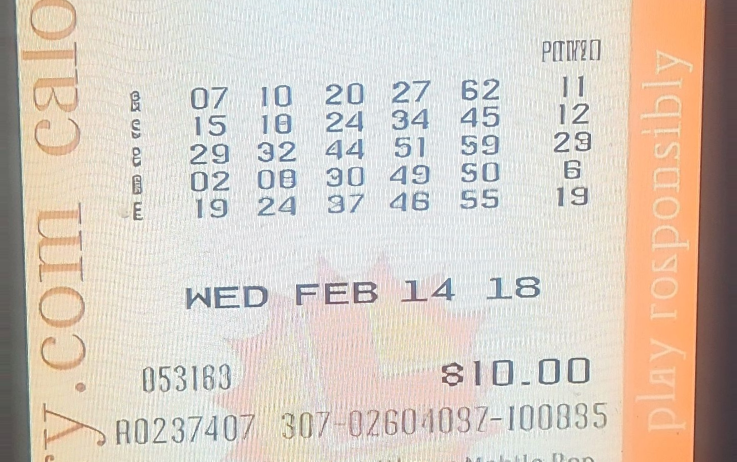
#> input picture docs/geo_seg_outputs/diag_sample1_geo_seg/geo/ticket_for_row_sign.png, 1474 x 923 px (shown at 1/2 size)
$ python geo_preprocess_pipeline.py --input ../docs/geo_seg_outputs/diag_sample1_geo_seg/geo/ticket_for_row_sign.png
#> lines starting #> are read from the running program, lines starting #| are printed output that depends on the picture; after the words box and inside, x2 and y2 are one past the last pixel; in counts of white or black regions, pixels touching at a corner belong together
### tools/ticket_geometry.py
"""
Geometric normalization for lottery ticket images (OpenCV).

Designed to run **before** row_sign / segmentation / OCR. Each step is optional and
callable independently. Does not invoke any OCR engine.

Typical order:
  1. deskew_global_*  → 2. flatten_perspective  → 3. crop_play_roi
  After row segmentation: 4. deskew_row_image
  Optional binarization helpers for projection/segmentation: binarize_*
  After char segmentation: normalize_char_cell
"""
from __future__ import annotations

import math
import re
from dataclasses import dataclass
from pathlib import Path
from typing import Literal

import cv2
import numpy as np


# --- Config -----------------------------------------------------------------


@dataclass
class GeoPipelineConfig:
    """Toggle and tune each geometry stage."""

    deskew: bool = True
    deskew_method: Literal["hough", "minrect"] = "hough"
    """hough: dominant angle from Hough lines; minrect: angle from largest ink contour."""

    perspective: bool = True
    perspective_canny_low: int = 50
    perspective_canny_high: int = 150
    approx_epsilon_frac: float = 0.02

    roi_crop: bool = True
    roi_remove_top_frac: float = 0.25
    """Fraction of height to crop from the top (header/logo)."""
    roi_remove_bottom_frac: float = 0.20
    """Fraction of height to crop from the bottom (barcode/footer)."""

    binarize_mode: Literal["none", "otsu", "otsu_after_clahe", "adaptive_gaussian", "adaptive_mean"] = (
        "otsu_after_clahe"
    )
    """For segmentation / projection; keep `none` to pass grayscale through."""

    char_normalize_size: int = 64
    """Default side length for normalize_char_cell."""


# --- Step 1: Global deskew --------------------------------------------------


def deskew_global_hough(
    bgr: np.ndarray,
    *,
    canny_low: int = 50,
    canny_high: int = 150,
    hough_threshold: int = 80,
    min_line_length: int = max(30, 1),
    max_line_gap: int = 10,
    min_abs_angle_deg: float = 0.25,
    max_abs_angle_deg: float = 45.0,
) -> tuple[np.ndarray, float]:
    """
    Estimate skew from near-horizontal Hough line segments; rotate so rows are horizontal.
    Returns (rotated_bgr, angle_deg applied, counter-clockwise positive in OpenCV convention).
    """
    gray = cv2.cvtColor(bgr, cv2.COLOR_BGR2GRAY)
    blur = cv2.GaussianBlur(gray, (3, 3), 0)
    edges = cv2.Canny(blur, canny_low, canny_high)
    h, w = edges.shape[:2]
    min_line_length = max(min_line_length, int(min(h, w) * 0.08))
    lines = cv2.HoughLinesP(
        edges,
        rho=1,
        theta=np.pi / 180,
        threshold=hough_threshold,
        minLineLength=min_line_length,
        maxLineGap=max_line_gap,
    )
    angles: list[float] = []
    if lines is not None:
        for ln in lines:
            x1, y1, x2, y2 = ln[0]
            t = math.degrees(math.atan2(float(y2 - y1), float(x2 - x1)))
            if abs(t) > max_abs_angle_deg:
                continue
            # Near-horizontal: map angles to [-45, 45]
            if t > 45:
                t -= 180
            elif t < -45:
                t += 180
            if abs(t) <= max_abs_angle_deg:
                angles.append(t)
    if not angles:
        return bgr.copy(), 0.0
    angle = float(np.median(np.array(angles, dtype=np.float64)))
    if abs(angle) < min_abs_angle_deg:
        return bgr.copy(), 0.0
    return _rotate_bound(bgr, -angle), angle


# [23 lines left out: function deskew_global_minrect, not called in this run]


def deskew_global_auto(
    bgr: np.ndarray,
    method: Literal["hough", "minrect"] = "hough",
) -> tuple[np.ndarray, float]:
    if method == "minrect":
        return deskew_global_minrect(bgr)
    return deskew_global_hough(bgr)


def _rotate_bound(image: np.ndarray, angle_deg: float) -> np.ndarray:
    h, w = image.shape[:2]
    center = (w / 2.0, h / 2.0)
    m = cv2.getRotationMatrix2D(center, angle_deg, 1.0)
    cos = abs(m[0, 0])
    sin = abs(m[0, 1])
    nw = int((h * sin) + (w * cos))
    nh = int((h * cos) + (w * sin))
    m[0, 2] += (nw / 2) - center[0]
    m[1, 2] += (nh / 2) - center[1]
    return cv2.warpAffine(
        image,
        m,
        (nw, nh),
        flags=cv2.INTER_LINEAR,
        borderMode=cv2.BORDER_REPLICATE,
    )


# --- Step 2: Perspective flatten --------------------------------------------


# [9 lines left out: function _order_quad_pts, not called in this run]


def flatten_perspective(
    bgr: np.ndarray,
    *,
    canny_low: int = 50,
    canny_high: int = 150,
    approx_epsilon_frac: float = 0.02,
    min_quad_area_frac: float = 0.15,
) -> tuple[np.ndarray, bool]:
    """
    Find largest quadrilateral contour and warp to top-down view.
    Returns (warped_bgr, success). On failure returns (copy of input, False).
    """
    h0, w0 = bgr.shape[:2]
    gray = cv2.cvtColor(bgr, cv2.COLOR_BGR2GRAY)
    blur = cv2.GaussianBlur(gray, (5, 5), 0)
    edged = cv2.Canny(blur, canny_low, canny_high)
    cnts, _ = cv2.findContours(edged, cv2.RETR_EXTERNAL, cv2.CHAIN_APPROX_SIMPLE)
    if not cnts:
        return bgr.copy(), False
    cnts = sorted(cnts, key=cv2.contourArea, reverse=True)
    quad: np.ndarray | None = None
    min_area = min_quad_area_frac * float(w0 * h0)
    for c in cnts[:12]:
        if cv2.contourArea(c) < min_area:
            continue
        peri = cv2.arcLength(c, True)
        eps = approx_epsilon_frac * peri
        approx = cv2.approxPolyDP(c, eps, True)
        if len(approx) == 4:
            quad = approx.reshape(4, 2).astype(np.float32)
            break
    if quad is None:
        return bgr.copy(), False

    rect = _order_quad_pts(quad)
    (tl, tr, br, bl) = rect
    width_a = float(np.linalg.norm(br - bl))
    width_b = float(np.linalg.norm(tr - tl))
    max_w = int(max(width_a, width_b))
    height_a = float(np.linalg.norm(tr - br))
    height_b = float(np.linalg.norm(tl - bl))
    max_h = int(max(height_a, height_b))
    max_w = max(max_w, 1)
    max_h = max(max_h, 1)

    dst = np.array(
        [[0, 0], [max_w - 1, 0], [max_w - 1, max_h - 1], [0, max_h - 1]],
        dtype=np.float32,
    )
    m = cv2.getPerspectiveTransform(rect, dst)
    warped = cv2.warpPerspective(bgr, m, (max_w, max_h), flags=cv2.INTER_LINEAR, borderMode=cv2.BORDER_REPLICATE)
    return warped, True


# --- Step 3: ROI crop -------------------------------------------------------


def crop_play_roi(
    bgr: np.ndarray,
    *,
    remove_top_frac: float = 0.25,
    remove_bottom_frac: float = 0.20,
) -> tuple[np.ndarray, tuple[int, int, int, int]]:
    """
    Keep middle band; remove top/bottom fractions (configurable).
    Returns (cropped_bgr, (x, y, w, h)) in original image coords.
    """
    h, w = bgr.shape[:2]
    rt = max(0.0, min(0.49, float(remove_top_frac)))
    rb = max(0.0, min(0.49, float(remove_bottom_frac)))
    y0 = int(round(h * rt))
    y1 = int(round(h * (1.0 - rb)))
    if y1 <= y0 + 8:
        return bgr.copy(), (0, 0, w, h)
    crop = bgr[y0:y1, 0:w]
    return crop, (0, y0, w, y1 - y0)


# --- Step 4: Row-level deskew -----------------------------------------------


# [24 lines left out: function deskew_row_image, not called in this run]


# --- Step 5: Binarization (for segmentation / projection, not forced OCR) ---


def enhance_local_contrast_clahe(gray: np.ndarray, clip_limit: float = 2.0, tile: int = 8) -> np.ndarray:
    clahe = cv2.createCLAHE(clipLimit=clip_limit, tileGridSize=(tile, tile))
    return clahe.apply(gray)


def binarize_otsu(gray: np.ndarray) -> np.ndarray:
    _, bw = cv2.threshold(gray, 0, 255, cv2.THRESH_BINARY + cv2.THRESH_OTSU)
    return bw


def binarize_otsu_after_clahe(gray: np.ndarray) -> np.ndarray:
    g = enhance_local_contrast_clahe(gray)
    return binarize_otsu(g)


def binarize_adaptive_gaussian(gray: np.ndarray, block_size: int = 31, c: int = 5) -> np.ndarray:
    bs = block_size if block_size % 2 == 1 else block_size + 1
    return cv2.adaptiveThreshold(gray, 255, cv2.ADAPTIVE_THRESH_GAUSSIAN_C, cv2.THRESH_BINARY, bs, c)


def binarize_adaptive_mean(gray: np.ndarray, block_size: int = 31, c: int = 5) -> np.ndarray:
    bs = block_size if block_size % 2 == 1 else block_size + 1
    return cv2.adaptiveThreshold(gray, 255, cv2.ADAPTIVE_THRESH_MEAN_C, cv2.THRESH_BINARY, bs, c)


# [63 lines left out: functions binarize_for_pipeline, normalize_char_cell, run_geometry_before_row_sign, not called in this run]


def run_geometry_with_intermediates(
    bgr: np.ndarray,
    config: GeoPipelineConfig | None = None,
) -> tuple[np.ndarray, np.ndarray, np.ndarray, dict]:
    """
    Same as run_geometry_before_row_sign but also returns intermediate images for debug:
    (step1_after_deskew, step2_after_perspective, step3_final, meta).

    If a stage is disabled, the corresponding intermediate equals the previous stage output.
    If perspective fails to find a quad, step2 falls back to step1 (unchanged geometry).
    """
    cfg = config or GeoPipelineConfig()
    meta: dict = {
        "deskew_angle": 0.0,
        "perspective_applied": False,
        "roi_box": None,
        "deskew_enabled": cfg.deskew,
        "perspective_enabled": cfg.perspective,
        "roi_enabled": cfg.roi_crop,
    }

    step1 = bgr.copy()
    if cfg.deskew:
        step1, ang = deskew_global_auto(step1, cfg.deskew_method)
        meta["deskew_angle"] = ang

    step2 = step1.copy()
    if cfg.perspective:
        warped, ok = flatten_perspective(
            step1,
            canny_low=cfg.perspective_canny_low,
            canny_high=cfg.perspective_canny_high,
            approx_epsilon_frac=cfg.approx_epsilon_frac,
        )
        meta["perspective_applied"] = ok
        if ok:
            step2 = warped

    step3 = step2.copy()
    if cfg.roi_crop:
        step3, box = crop_play_roi(
            step2,
            remove_top_frac=cfg.roi_remove_top_frac,
            remove_bottom_frac=cfg.roi_remove_bottom_frac,
        )
        meta["roi_box"] = box

    return step1, step2, step3, meta


# [30 lines left out: function deskew_segmented_row_files, not called in this run]

### tools/geo_preprocess_pipeline.py
"""
CLI: geometric normalization before row_sign / segmentation.

Writes mandatory debug images:
  step1_rotated.png
  step2_flattened.png
  step3_roi.png
  rows/row_XX_rotated.png   (when --rows-dir is set)

Does not call EasyOCR, PaddleOCR, or ML Kit.

Example:
  python tools/geo_preprocess_pipeline.py --input ticket.jpg --out-dir ./geo_debug
  python tools/geo_preprocess_pipeline.py --input ticket.jpg --out-dir ./geo_debug --no-perspective
  python tools/geo_preprocess_pipeline.py --rows-dir ./rows_in --out-dir ./geo_debug
  python tools/geo_preprocess_pipeline.py --input ticket.jpg --rows-dir ./rows_in --out-dir ./geo_debug
"""
from __future__ import annotations

import argparse
import json
import sys
from pathlib import Path

import cv2
import numpy as np

from ticket_geometry import (
    GeoPipelineConfig,
    binarize_for_pipeline,
    deskew_segmented_row_files,
    run_geometry_with_intermediates,
)


def _load_bgr(path: Path) -> np.ndarray:
    raw = np.fromfile(str(path), dtype=np.uint8)
    im = cv2.imdecode(raw, cv2.IMREAD_COLOR)
    if im is None:
        raise FileNotFoundError(path)
    return im


def main() -> int:
    ap = argparse.ArgumentParser(description="Ticket geometry: deskew, perspective, ROI, row deskew.")
    ap.add_argument(
        "--input",
        type=Path,
        help="Input ticket image (use with --out-dir for steps 1–3).",
    )
    ap.add_argument(
        "--out-dir",
        type=Path,
        default=Path("geo_debug"),
        help="Output directory for debug images and geo_meta.json.",
    )
    ap.add_argument("--no-deskew", action="store_true", help="Disable global deskew (step 1).")
    ap.add_argument("--no-perspective", action="store_true", help="Disable perspective flatten (step 2).")
    ap.add_argument("--no-roi", action="store_true", help="Disable ROI crop (step 3).")
    ap.add_argument(
        "--deskew-method",
        choices=("hough", "minrect"),
        default="hough",
        help="Global deskew method.",
    )
    ap.add_argument(
        "--roi-top",
        type=float,
        default=0.25,
        metavar="FRAC",
        help="Remove this fraction from top (default 0.25).",
    )
    ap.add_argument(
        "--roi-bottom",
        type=float,
        default=0.20,
        metavar="FRAC",
        help="Remove this fraction from bottom (default 0.20).",
    )
    ap.add_argument(
        "--rows-dir",
        type=Path,
        help="Folder with segmented row PNGs; writes rows/row_XX_rotated.png under out-dir.",
    )
    ap.add_argument(
        "--no-row-deskew",
        action="store_true",
        help="When using --rows-dir, skip per-row rotation.",
    )
    ap.add_argument(
        "--binarize-preview",
        choices=("none", "otsu", "otsu_after_clahe", "adaptive_gaussian", "adaptive_mean"),
        default="none",
        help="Optional: write step4_binarize_preview.png from final ROI grayscale (for segmentation tuning).",
    )
    args = ap.parse_args()

    out_dir = args.out_dir
    out_dir.mkdir(parents=True, exist_ok=True)

    meta: dict = {"steps": []}

    if args.input is None and args.rows_dir is None:
        print("Error: provide --input and/or --rows-dir", file=sys.stderr)
        return 2

    cfg = GeoPipelineConfig(
        deskew=not args.no_deskew,
        perspective=not args.no_perspective,
        roi_crop=not args.no_roi,
        deskew_method=args.deskew_method,
        roi_remove_top_frac=args.roi_top,
        roi_remove_bottom_frac=args.roi_bottom,
    )

    final_bgr: np.ndarray | None = None

    if args.input is not None:
        if not args.input.is_file():
            print(f"Error: not a file: {args.input}", file=sys.stderr)
            return 2
        bgr = _load_bgr(args.input)
#> in _load_bgr, im is the input picture: shape (923, 1474, 3); mean B, G, R 192.9, 203.5, 214.1
        step1, step2, step3, gmeta = run_geometry_with_intermediates(bgr, cfg)
#> in deskew_global_hough, `gray = cv2.cvtColor(bgr, cv2.COLOR_BGR2GRAY)`:
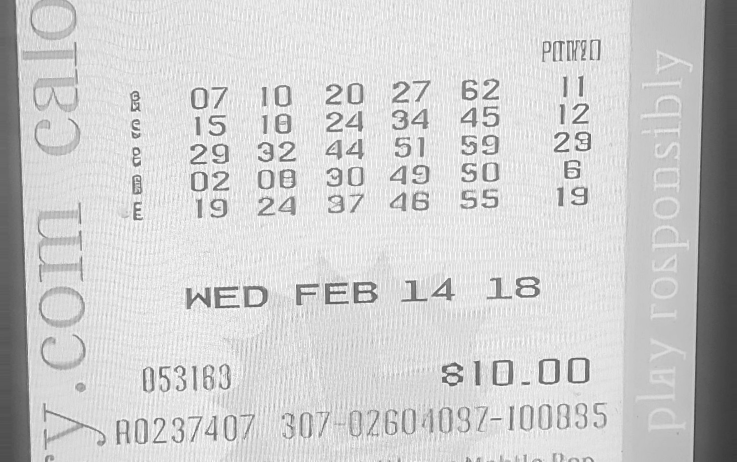
#> gray: shape (923, 1474) (shown at 1/2 size); min 55, max 255, mean 205.5
#> in deskew_global_hough, `edges = cv2.Canny(blur, canny_low, canny_high)`:
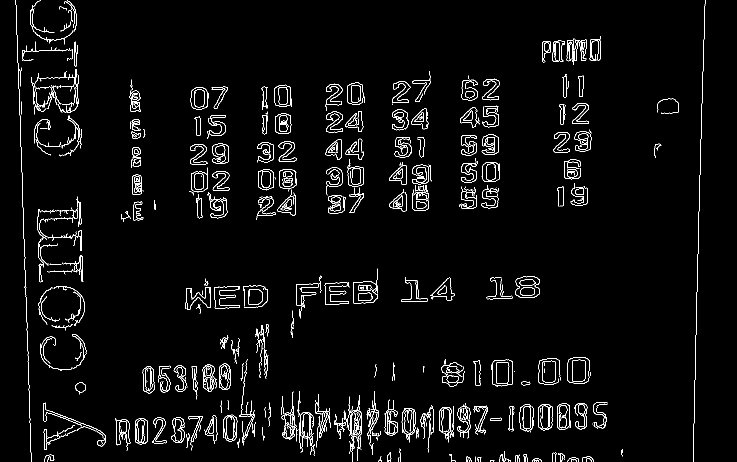
#> edges: shape (923, 1474) (shown at 1/2 size); 3.2% white in thin lines or dots
#> in deskew_global_hough, `lines = cv2.HoughLinesP( edges, rho=1, theta=np.pi / 180, threshold=ho..`: lines = 52 rows, first 6: [40, 245, 43, 344], [44, 350, 47, 464], [433, 616, 523, 613], [410, 575, 522, 571], [881, 818, 975, 815], [58, 794, 62, 922]
#> the loop in deskew_global_hough, `for ln in lines:` made 52 passes
#> (x1, y1, x2, y2, t) on passes 1 to 12: (40, 245, 43, 344, 88.26), (44, 350, 47, 464, 88.49), (433, 616, 523, 613, -1.91), (410, 575, 522, 571, -2.05), (881, 818, 975, 815, -1.83), (58, 794, 62, 922, 88.21), (880, 820, 975, 817, -1.81), (253, 884, 332, 882, -1.45), (413, 612, 528, 608, -1.99), (639, 851, 722, 848, -2.07), (879, 821, 975, 818, -1.79), (760, 862, 836, 861, -0.754)
#> after the loop in deskew_global_hough, `for ln in lines:`: angles = 37 values, max 0 at index 18, min -23.96 at index 34, mean -4.65
#> in deskew_global_hough, `angle = float(np.median(np.array(angles, dtype=np.float64)))`: angle = -2.05
#> in _rotate_bound, `return cv2.warpAffine( image, m, (nw, nh), flags=cv2.INTER_LINEAR, bor..`:
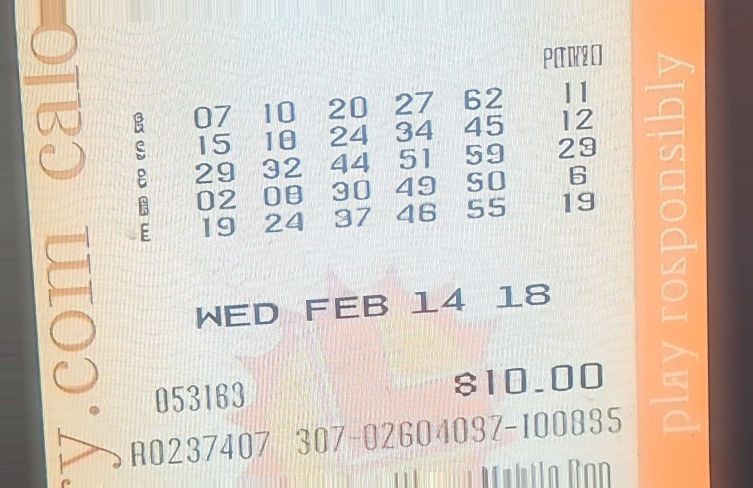
#> returned value: shape (975, 1506, 3) (shown at 1/2 size); mean of channels 0, 1, 2 190.2, 200.8, 211.5; drawn as B, G, R
#> in flatten_perspective, `gray = cv2.cvtColor(bgr, cv2.COLOR_BGR2GRAY)`:
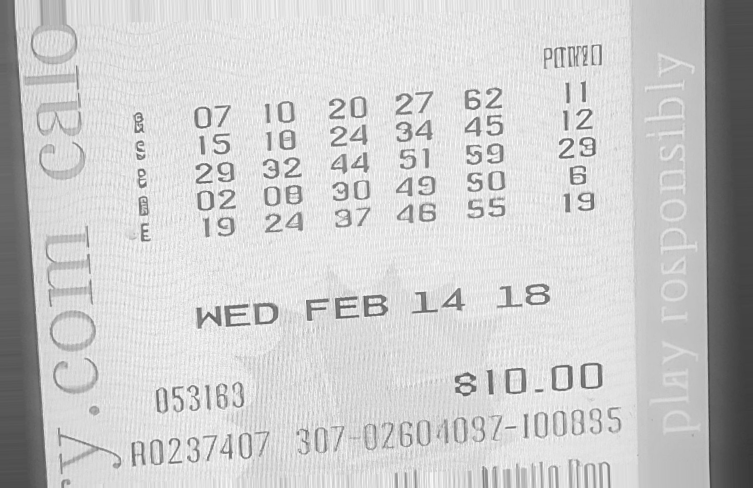
#> gray: shape (975, 1506) (shown at 1/2 size); min 55, max 255, mean 202.8
#> in flatten_perspective, `edged = cv2.Canny(blur, canny_low, canny_high)`:
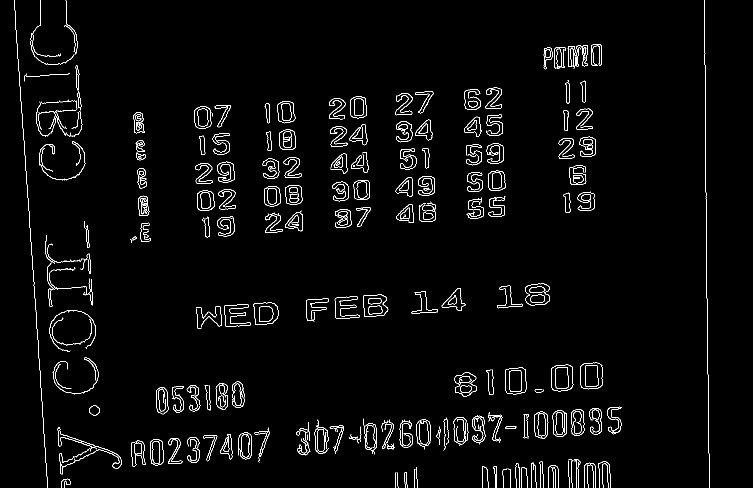
#> edged: shape (975, 1506) (shown at 1/2 size); 2.5% white in thin lines or dots
#> in flatten_perspective, `cnts, _ = cv2.findContours(edged, cv2.RETR_EXTERNAL, cv2.CHAIN_APPROX_..`: cnts = 251 contours, 122 with area under 20; largest, box (x1, y1, x2, y2) and area: (1161, 725, 1205, 779) 2104, (1103, 729, 1147, 783) 2036, (1010, 735, 1053, 789) 2000, (726, 589, 777, 634) 1818, (1105, 821, 1134, 874) 1292
#> the loop in flatten_perspective, `for c in cnts[:12]:` made 12 passes
#> in run_geometry_with_intermediates, `warped, ok = flatten_perspective( step1, canny_low=cfg.perspective_can..`: ok = False
#> in crop_play_roi, `crop = bgr[y0:y1, 0:w]`:
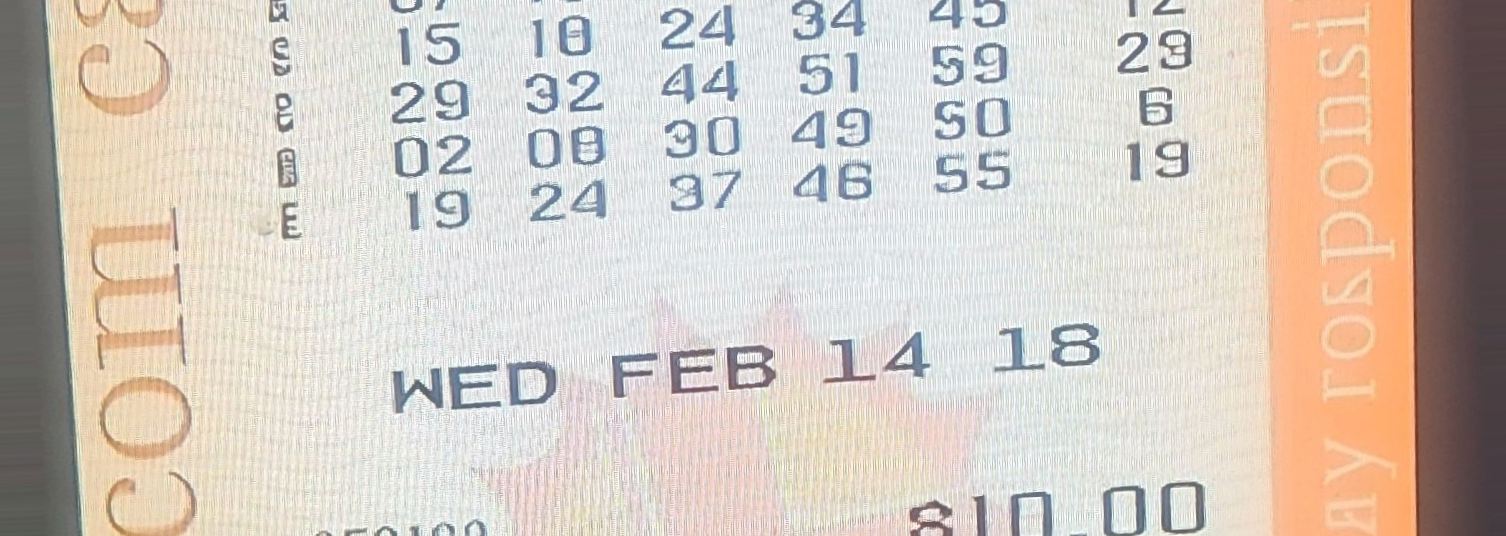
#> crop: shape (536, 1506, 3); mean B, G, R 191.5, 201.1, 211.5
#> in run_geometry_with_intermediates, `step3, box = crop_play_roi( step2, remove_top_frac=cfg.roi_remove_top_..`: box = (0, 244, 1506, 536)
#> gmeta = {'deskew_angle': -2.05, 'perspective_applied': False, 'roi_box': (0, 244, 1506, 536), 'deskew_enabled': True, 'perspective_enabled': True, 'roi_enabled': True}
        meta.update(gmeta)
        meta["steps"].append("geometry_1_2_3")

        cv2.imwrite(str(out_dir / "step1_rotated.png"), step1)
        cv2.imwrite(str(out_dir / "step2_flattened.png"), step2)
        cv2.imwrite(str(out_dir / "step3_roi.png"), step3)
        final_bgr = step3

        if args.binarize_preview != "none":
            gray = cv2.cvtColor(step3, cv2.COLOR_BGR2GRAY)
            bw = binarize_for_pipeline(gray, args.binarize_preview)  # type: ignore[arg-type]
            if bw is not None:
                cv2.imwrite(str(out_dir / "step4_binarize_preview.png"), bw)

    if args.rows_dir is not None and not args.no_row_deskew:
        if not args.rows_dir.is_dir():
            print(f"Error: not a directory: {args.rows_dir}", file=sys.stderr)
            return 2
        row_results = deskew_segmented_row_files(args.rows_dir, out_dir, pattern="row_*.png")
        meta["row_deskew"] = [{"file": n, "angle_deg": a} for n, a in row_results]
        meta["steps"].append("row_deskew")
    elif args.rows_dir is not None:
        meta["row_deskew"] = []
        meta["steps"].append("row_deskew_skipped")

    with open(out_dir / "geo_meta.json", "w", encoding="utf-8") as f:
        json.dump(meta, f, indent=2, ensure_ascii=False)

    if args.input is not None:
        # Recommended next input for row_sign_export / downstream scripts
        out_final = out_dir / "ticket_for_row_sign.png"
        if final_bgr is not None:
            cv2.imwrite(str(out_final), final_bgr)
        print("Wrote:", out_dir / "step1_rotated.png")
        print("Wrote:", out_dir / "step2_flattened.png")
        print("Wrote:", out_dir / "step3_roi.png")
        print("Wrote:", out_dir / "ticket_for_row_sign.png")
    if args.rows_dir is not None and not args.no_row_deskew:
        print("Wrote row deskew under:", out_dir / "rows")
    print("Wrote:", out_dir / "geo_meta.json")
    return 0


if __name__ == "__main__":
    raise SystemExit(main())
#> (the program exits here)
